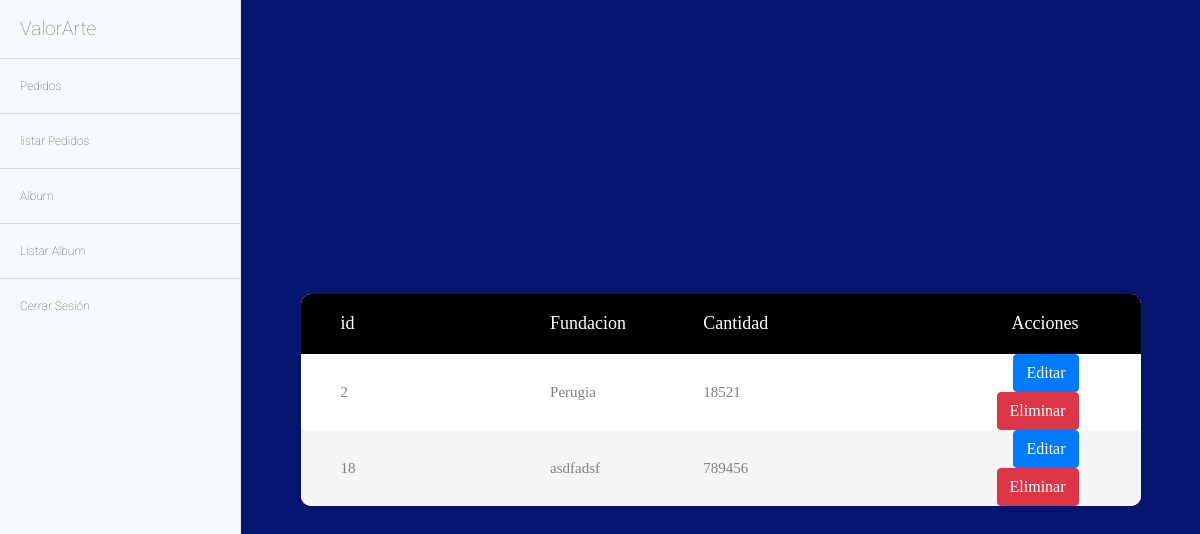
Before: /album/listar (signed in) with the older database file.
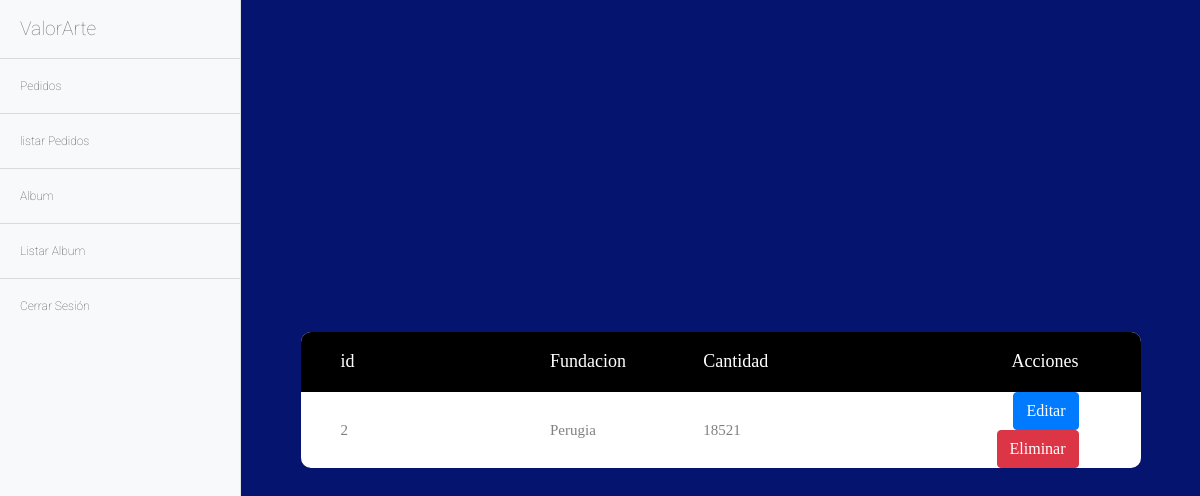
After: the same page with the newer database file.
### album/models.py (models this page shows, shortened)
class Album(models.Model):
    fundacion = models.CharField(max_length=50)
    cantidad = models.IntegerField()

### album/views.py (the view)
class AlbumList(ListView):
    model = Album
    template_name = 'album/album_list.html'

### templates/album/album_list.html
{% extends 'base/base.html' %}
{% block content %}
<div class="limiter">
        <div class="container-table100">
          <div class="wrap-table100">
            <div class="table100">
              <table>
                <thead>
                  <tr class="table100-head">
                        <th class="column1">id</th>
                    <th class="column2">Fundacion</th>
                    <th class="column3">Cantidad</th>
                    <th class="column6">Acciones</th>
                  </tr>
                </thead>
                <tbody class="falbum">
                        {% if object_list %}
                        {% for albums in object_list %}
                        <tr>
                            <td class="column1">{{albums.id}}</td>
                            <td class="column2">{{albums.fundacion}}</td>
                            <td class="column3">{{albums.cantidad}}</td>
                            <td class="column6">
                                <a class="btn btn-primary" href="{%url 'album:album_editar' albums.id%}">Editar</a>
                                <a class="btn btn-danger" href="{%url 'album:album_eliminar' albums.id%}">Eliminar</a>
                            </td>
                        </tr>
                        {% endfor %}
                        {% else %}
                        <h1>no existen registros</h1>
                    {% endif %}
                </tbody>
              </table>
            </div>
          </div>
        </div>
      </div>
{% endblock content %}

Changed rows visible on the page:
removed Album: id "18", fundacion "asdfadsf", cantidad "789456"
